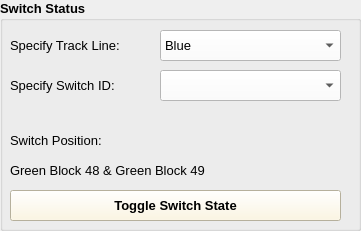
     <widget class="QGroupBox" name="groupBox_4">
      <property name="geometry">
       <rect>
        <x>200</x>
        <y>620</y>
        <width>361</width>
        <height>231</height>
       </rect>
      </property>
      <property name="font">
       <font>
        <pointsize>10</pointsize>
        <weight>75</weight>
        <bold>true</bold>
       </font>
      </property>
      <property name="title">
       <string>Switch Status</string>
      </property>
      <widget class="QLabel" name="label_28">
       <property name="geometry">
        <rect>
         <x>10</x>
         <y>70</y>
         <width>161</width>
         <height>31</height>
        </rect>
       </property>
       <property name="font">
        <font>
         <weight>50</weight>
         <bold>false</bold>
        </font>
       </property>
       <property name="text">
        <string>Specify Switch ID:</string>
       </property>
      </widget>
      <widget class="QComboBox" name="comboBox_8">
       <property name="geometry">
        <rect>
         <x>160</x>
         <y>70</y>
         <width>181</width>
         <height>31</height>
        </rect>
       </property>
       <property name="font">
        <font>
         <pointsize>10</pointsize>
         <weight>50</weight>
         <bold>false</bold>
        </font>
       </property>
       <property name="styleSheet">
        <string notr="true">background-color: rgb(255, 255, 255);</string>
       </property>
      </widget>
      <widget class="QLabel" name="label_29">
       <property name="geometry">
        <rect>
         <x>10</x>
         <y>120</y>
         <width>201</width>
         <height>41</height>
        </rect>
       </property>
       <property name="font">
        <font>
         <weight>50</weight>
         <bold>false</bold>
        </font>
       </property>
       <property name="text">
        <string>Switch Position:</string>
       </property>
      </widget>
      <widget class="QLabel" name="label_30">
       <property name="geometry">
        <rect>
         <x>10</x>
         <y>150</y>
         <width>341</width>
         <height>41</height>
        </rect>
       </property>
       <property name="font">
        <font>
         <weight>50</weight>
         <bold>false</bold>
        </font>
       </property>
       <property name="text">
        <string>Green Block 48 &amp; Green Block 49</string>
       </property>
      </widget>
      <widget class="QComboBox" name="comboBox_9">
       <property name="geometry">
        <rect>
         <x>160</x>
         <y>30</y>
         <width>181</width>
         <height>31</height>
        </rect>
       </property>
       <property name="font">
        <font>
         <pointsize>10</pointsize>
         <weight>50</weight>
         <bold>false</bold>
        </font>
       </property>
       <property name="styleSheet">
        <string notr="true">background-color: rgb(255, 255, 255);</string>
       </property>
       <item>
        <property name="text">
         <string>Blue</string>
        </property>
       </item>
      </widget>
      <widget class="QLabel" name="label_31">
       <property name="geometry">
        <rect>
         <x>10</x>
         <y>30</y>
         <width>161</width>
         <height>31</height>
        </rect>
       </property>
       <property name="font">
        <font>
         <weight>50</weight>
         <bold>false</bold>
        </font>
       </property>
       <property name="text">
        <string>Specify Track Line:</string>
       </property>
      </widget>
      <widget class="QPushButton" name="pushButton_9">
       <property name="geometry">
        <rect>
         <x>10</x>
         <y>190</y>
         <width>331</width>
         <height>31</height>
        </rect>
       </property>
       <property name="font">
        <font>
         <pointsize>10</pointsize>
        </font>
       </property>
       <property name="autoFillBackground">
        <bool>false</bool>
       </property>
       <property name="styleSheet">
        <string notr="true">background-color: rgb(255, 246, 219);</string>
       </property>
       <property name="text">
        <string>Toggle Switch State</string>
       </property>
      </widget>
     </widget>
